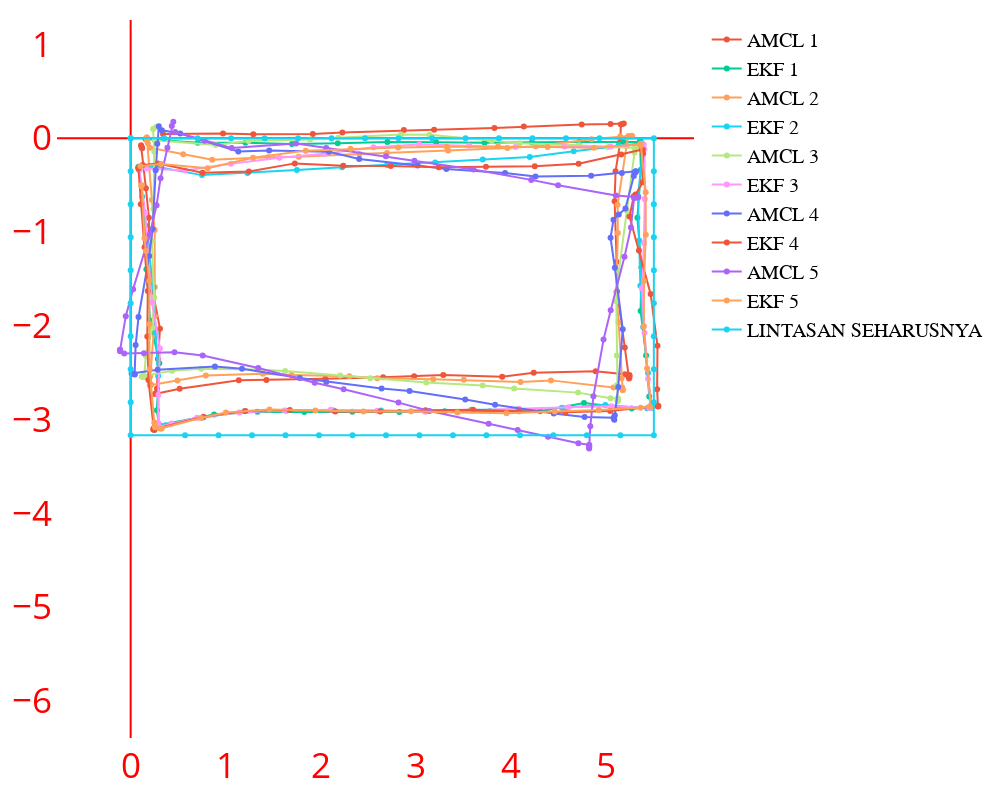

Notebook cell for this chart:
### Code cell
import plotly.graph_objects as go

# Transparan
layout = go.Layout(
    # paper_bgcolor='rgba(0,0,0,0)',
    # plot_bgcolor='rgba(0,0,0,0)',
    # showlegend=False,
    # autosize=False,
    # width=1000,
    # height=800,
    margin=go.layout.Margin(
        l=20,
        r=20,
        b=20,
        t=20,
        pad = 4
    )
)

fig = go.Figure(layout=layout)

# Add traces
for i in range(5):
    fig.add_trace(go.Scatter(x=df_odom_clean[i][".pose.pose.position.x"], y=df_odom_clean[i][".pose.pose.position.y"],
                        mode='lines+markers',
                        opacity=0,
                        # name='ODOMETER {}'.format(i+1),
                        showlegend=False
                        ))
    # fig.add_trace(go.Scatter(x=df_imu_clean[i][".pose.pose.position.x"], y=df_imu_clean[i][".pose.pose.position.y"],
    #                     mode='lines+markers',
    #                     name='EKF ODOMETER-IMU {}'.format(i+1)))
    fig.add_trace(go.Scatter(x=df_amcl_clean[i][".pose.pose.position.x"], y=df_amcl_clean[i][".pose.pose.position.y"],
                        mode='lines+markers',
                        name='AMCL {}'.format(i+1)))
    fig.add_trace(go.Scatter(x=df_ekf_clean[i][".pose.pose.position.x"], y=df_ekf_clean[i][".pose.pose.position.y"],
                        mode='lines+markers',
                        name='EKF {}'.format(i+1)))

# truth lintasan persegi
fig.add_trace(go.Scatter(x=x_truth, y=y_truth,
                    mode='lines+markers',
                    name='LINTASAN SEHARUSNYA'))

# truth 3 titik
# fig.add_trace(go.Scatter(x=x_three_truth, y=y_three_truth,
#                     mode='markers',
#                     name='GOAL',
#                     marker_size=20,
#                     marker_symbol='star'
#                     ))

# Remove grid, zero line, axis number
fig.update_xaxes(
    showgrid=False, 
    # zeroline=False, 
    # visible=False,
    zerolinecolor='red',
    gridcolor='LightPink',
    )
fig.update_yaxes(
    showgrid=False, 
    # zeroline=False, 
    # visible=False,
    zerolinecolor='red',
    gridcolor='LightPink',
    )

fig.update_layout(
    # font_family="Courier New",
    font_color="red",
    font_size=35,
    # title_font_family="Times New Roman",
    # title_font_color="red",
    legend = dict(font = dict(family = "Arial", size = 20, color = "black"))
)

fig.show()
